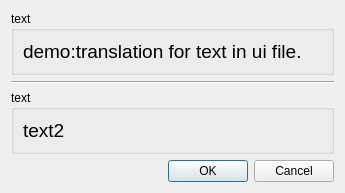
<?xml version="1.0" encoding="UTF-8"?>
<ui version="4.0">
 <class>CDialogBase</class>
 <widget class="QDialog" name="CDialogBase">
  <property name="geometry">
   <rect>
    <x>0</x>
    <y>0</y>
    <width>345</width>
    <height>184</height>
   </rect>
  </property>
  <property name="windowTitle">
   <string>Dialog</string>
  </property>
  <layout class="QVBoxLayout" name="verticalLayout">
   <item>
    <widget class="QGroupBox" name="groupBox">
     <property name="title">
      <string>text</string>
     </property>
     <layout class="QHBoxLayout" name="horizontalLayout">
      <item>
       <widget class="QLabel" name="m_pLabel1">
        <property name="font">
         <font>
          <pointsize>14</pointsize>
         </font>
        </property>
        <property name="text">
         <string>demo:translation for text in ui file.</string>
        </property>
       </widget>
      </item>
     </layout>
    </widget>
   </item>
   <item>
    <widget class="Line" name="line">
     <property name="orientation">
      <enum>Qt::Horizontal</enum>
     </property>
    </widget>
   </item>
   <item>
    <widget class="QGroupBox" name="groupBox_2">
     <property name="title">
      <string>text</string>
     </property>
     <layout class="QHBoxLayout" name="horizontalLayout_2">
      <item>
       <widget class="QLabel" name="m_pLabel2">
        <property name="font">
         <font>
          <pointsize>14</pointsize>
         </font>
        </property>
        <property name="frameShadow">
         <enum>QFrame::Raised</enum>
        </property>
        <property name="text">
         <string>text2</string>
        </property>
       </widget>
      </item>
     </layout>
    </widget>
   </item>
   <item>
    <widget class="QDialogButtonBox" name="buttonBox">
     <property name="orientation">
      <enum>Qt::Horizontal</enum>
     </property>
     <property name="standardButtons">
      <set>QDialogButtonBox::Cancel|QDialogButtonBox::Ok</set>
     </property>
    </widget>
   </item>
  </layout>
 </widget>
 <resources/>
 <connections>
  <connection>
   <sender>buttonBox</sender>
   <signal>accepted()</signal>
   <receiver>CDialogBase</receiver>
   <slot>accept()</slot>
   <hints>
    <hint type="sourcelabel">
     <x>248</x>
     <y>254</y>
    </hint>
    <hint type="destinationlabel">
     <x>157</x>
     <y>274</y>
    </hint>
   </hints>
  </connection>
  <connection>
   <sender>buttonBox</sender>
   <signal>rejected()</signal>
   <receiver>CDialogBase</receiver>
   <slot>reject()</slot>
   <hints>
    <hint type="sourcelabel">
     <x>316</x>
     <y>260</y>
    </hint>
    <hint type="destinationlabel">
     <x>286</x>
     <y>274</y>
    </hint>
   </hints>
  </connection>
 </connections>
</ui>
